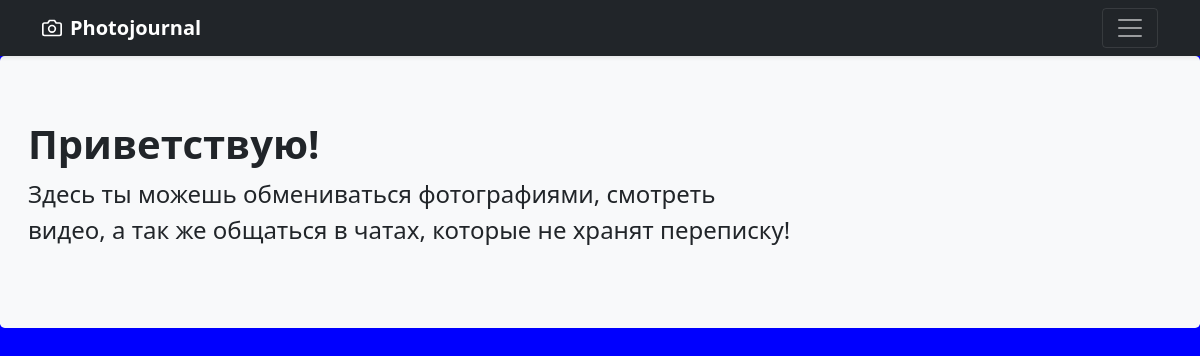
Before: / with the older database file.
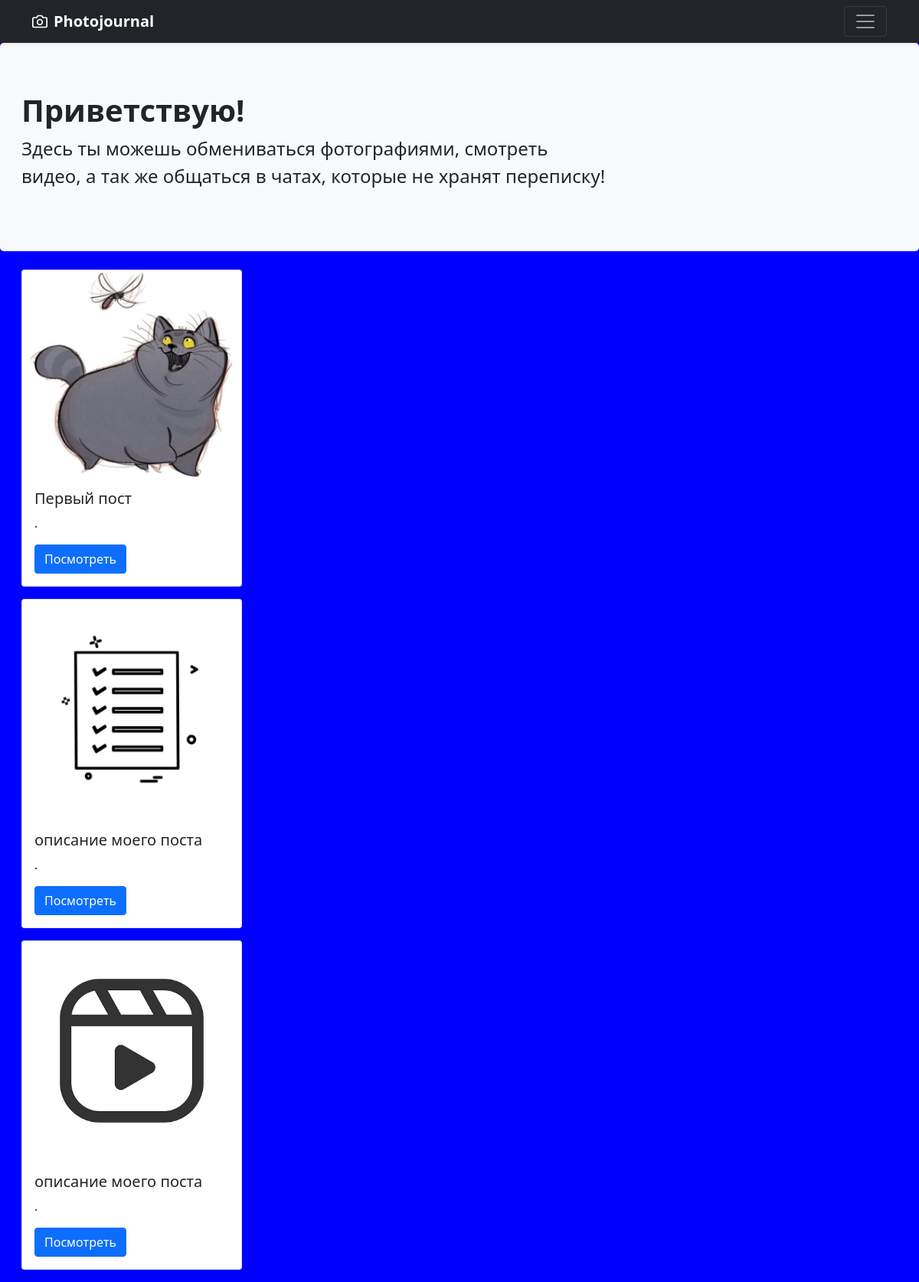
After: the same page with the newer database file.
### photojournal/models.py (models this page shows, shortened)
class Blog(models.Model):
    genre = models.CharField(choices=GENRES, default='MC', max_length=2)
    user = models.ForeignKey(User, on_delete=models.CASCADE)
    photo = models.ImageField(upload_to='static/imgs')
    title = models.CharField(max_length=15, blank=True, null=True)
    likes = models.ManyToManyField(User, related_name='post_like')
    description = models.TextField(max_length=100)
    creation = models.DateTimeField(auto_now=True)
    slug = models.SlugField(null=True, blank=True)
    objects = models.Manager()
    game = BlogManager()

### photojournal/views.py (the view)
# urls.py: path('', main_page),
def main_page(request):
    user = request.user
    if Theme.objects.filter(user=user.username).exists():
            color = Theme.objects.get(user=user.username).color
    else:
        color = 'blue'
    post = Blog.objects.all()
    context = {
                'color': color,
                'post': post,
              }
    return render(request, 'main.html', context)

### photojournal/templates/main.html (shortened to what this page needs)
{% extends 'base.html' %}
{% load static %}
{% block content %}
<div class="blog">
{% for blog in post %}
<div class="container m-3">
  <div class="row row-cols-1 row-cols-sm-2 row-cols-md-3 g-3">
        <div class="col">
    <div class="card" style="width: 18rem;">
  <img src="{{blog.photo.url}}" class="card-img-top" alt="...">
  <div class="card-body">
    <h5 class="card-title">{{blog.description}}</h5>
    <p class="card-text">.</p>
    <a href="{% url 'post-detail' blog.id %} " class="btn btn-primary">Посмотреть</a>
  </div>
        </div>
        </div>
</div>
    </div>
{% endfor %}
{% endblock %}

### photojournal/templates/base.html (shortened to what this page needs)
{% load static i18n %}
<!DOCTYPE html>
<html lang="en">
<head>
    <link rel="stylesheet" href="{% static 'css/styles.css' %}?{% now 'U' %} ">
    <link rel="stylesheet" href="https://cdn.jsdelivr.net/npm/bootstrap@5.1.3/dist/css/bootstrap.min.css">
</head>
<body style="background-color:{{color}}">
<header >
  <div class="navbar navbar-dark bg-dark shadow-sm">
    <div class="container">
      <a href="#" class="navbar-brand d-flex align-items-center">
        <strong>Photojournal</strong>
      </a>
      <button class="navbar-toggler" type="button" data-bs-toggle="collapse" data-bs-target="#navbarHeader" aria-controls="navbarHeader" aria-expanded="false" aria-label="Toggle navigation">
        <span class="navbar-toggler-icon"></span>
      </button>
    </div>
  </div>
</header>
<div class="p-3 mb-4 bg-light rounded-3">
      <div class="container-fluid py-5">
        <h1 class="display-7 fw-bold">Приветствую!</h1>
        <p class="col-md-8 fs-4">Здесь ты можешь обмениваться фотографиями, смотреть видео, а так же общаться в чатах, которые не хранят переписку!</p>
      </div>
    </div>
{% block content %}
{% endblock %}
</body>
</html>

### photojournal/static/css/styles.css (style rules this page uses)
body { background-color: grey; margin: 0 auto; }
a { text-decoration: none; }
h1 { width: 300px; }

Changed rows visible on the page:
added Blog: photo (picture), description "Первый пост"
added Blog: photo (picture), description "описание моего поста"
added Blog: photo (picture), description "описание моего поста"
